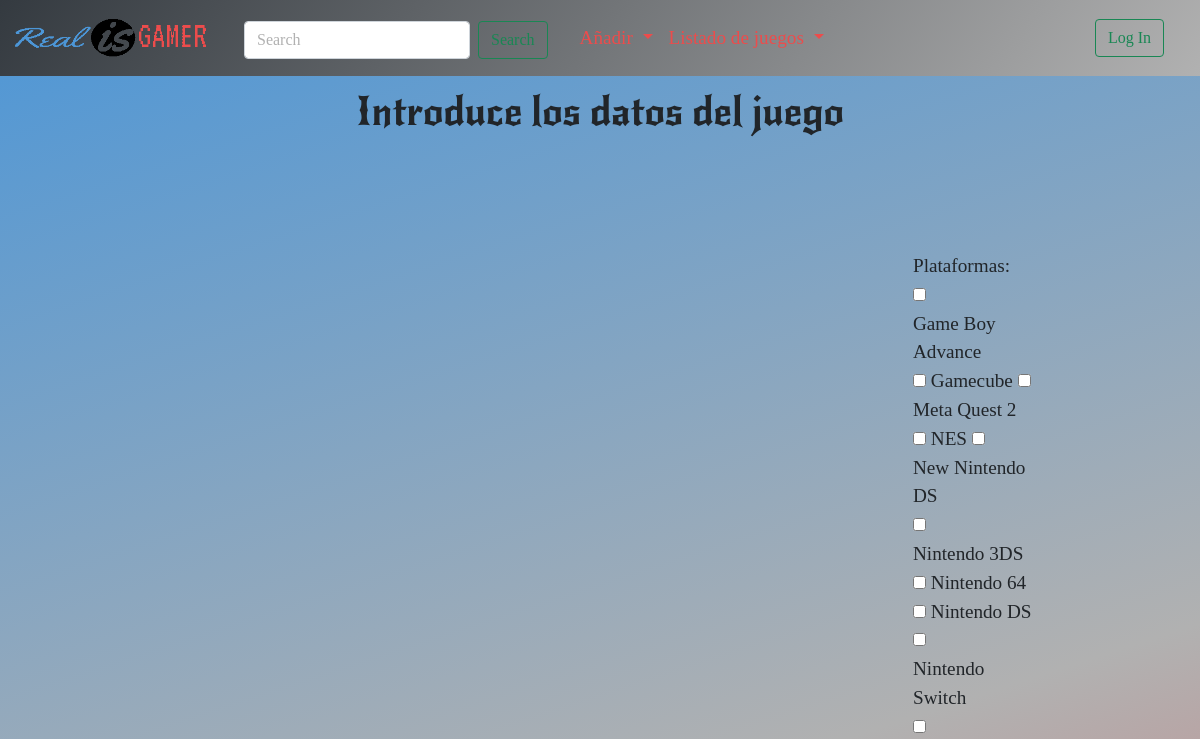
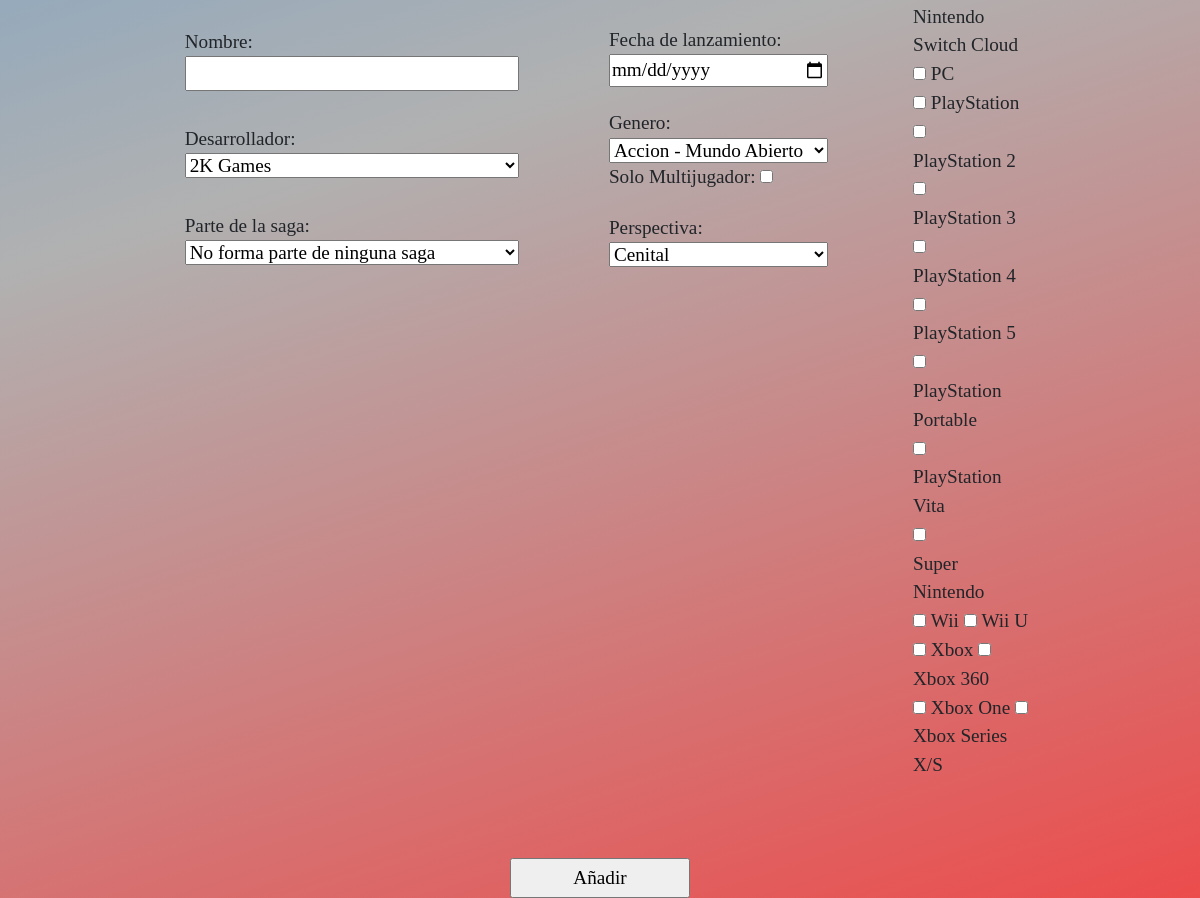
Before: /insertJuegoAdm.php with the older database file (2 pictures, top to bottom).
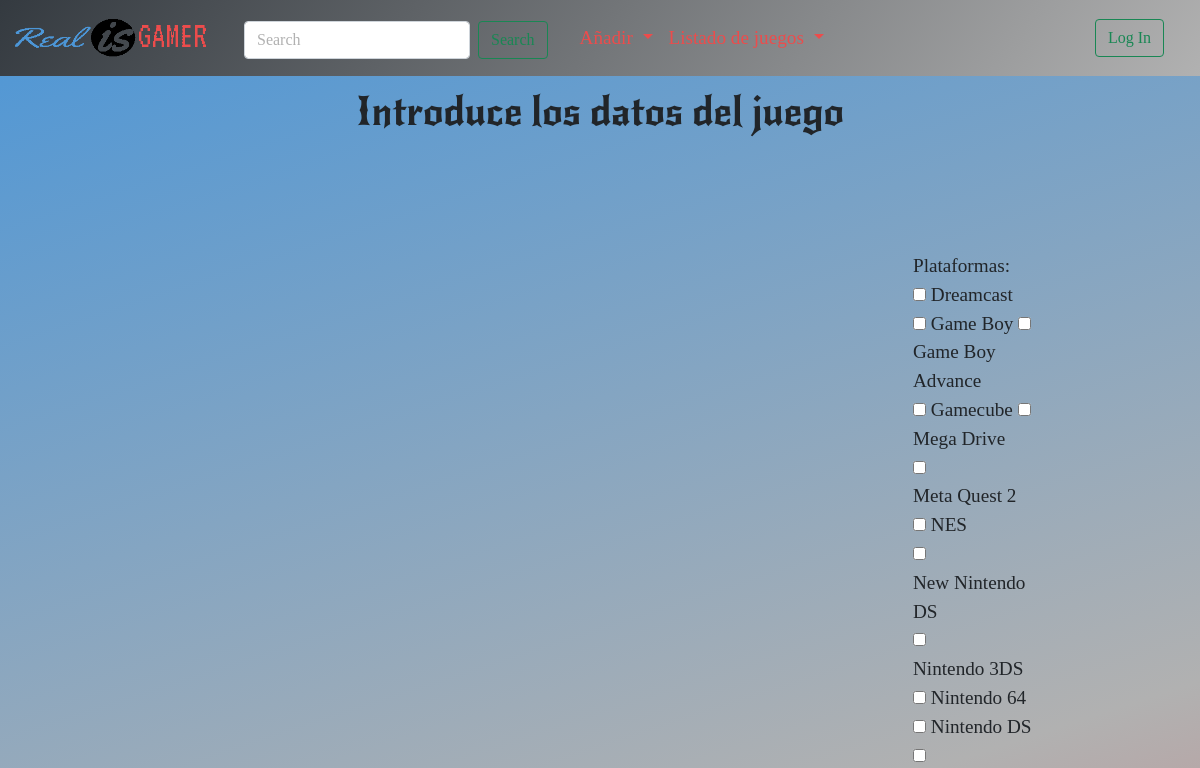
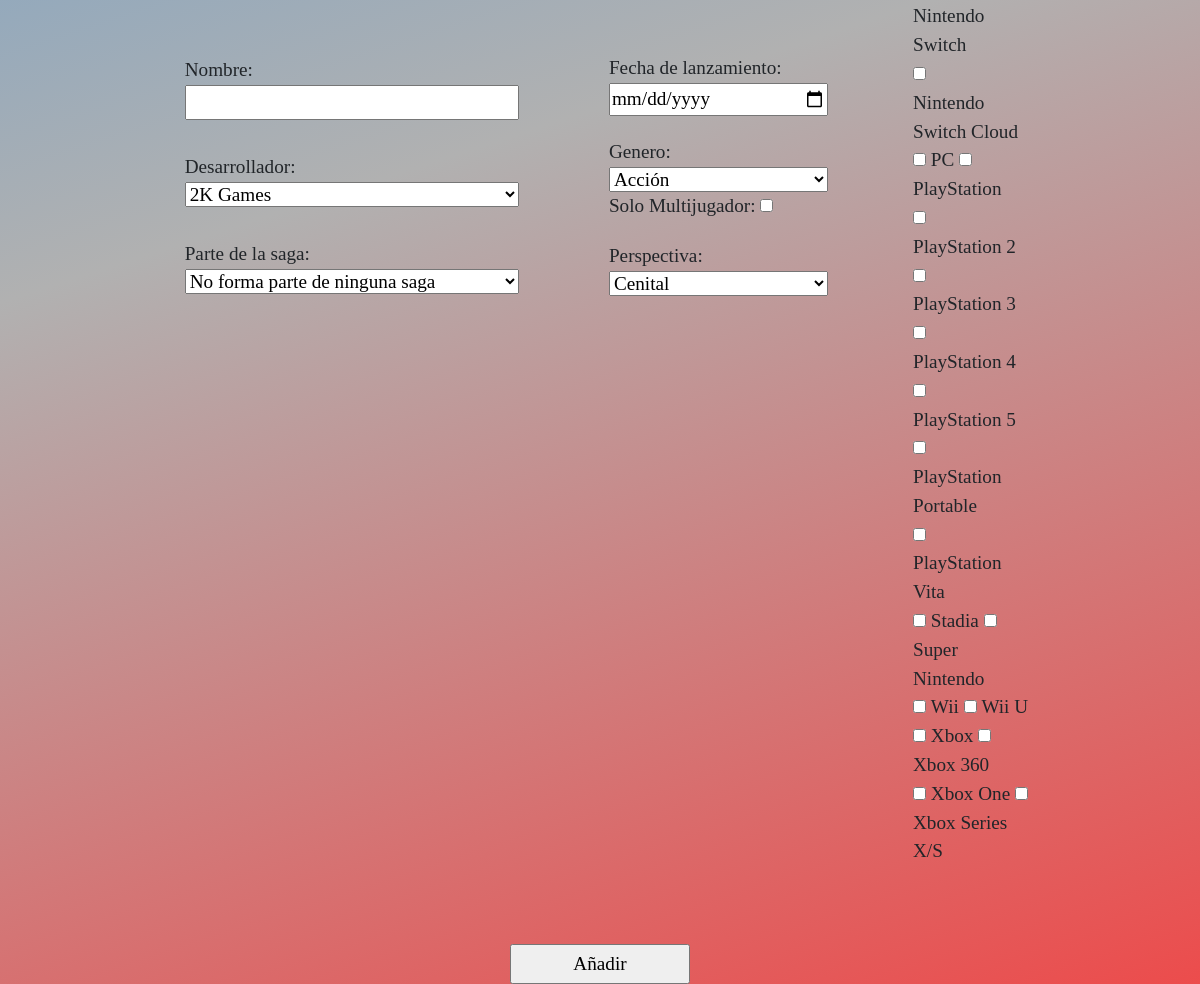
After: the same page with the newer database file (2 pictures, top to bottom).
### tables this page shows
CREATE TABLE `plataforma` (
  `id_plataforma` varchar(5) NOT NULL,
  `id_desarrollador` int(11) DEFAULT NULL,
  `nombre_plataforma` varchar(28) NOT NULL,
  `logo` varchar(5) DEFAULT NULL
);

### insertJuegoAdm.php (the view, shortened to what this page needs)
<!DOCTYPE html>
<html>
    <head>
        <?php include 'cabecera/head.php' ?>
    </head>
    <body>
    <?php
    include 'class/usuario.php';
    if (isset($_POST['anadir'])){
        $conn =conecta();
        $nombre = trim($_POST['nombre']);
        $idSaga = $_POST['idSaga'];
        $idDesarrollador = $_POST['desarrollador'];
        $lanazamiento = $_POST['lanzamiento'];
        if(isset($_POST['multijugador'])){$multijugador = $_POST['multijugador'];}
        $perspectiva = $_POST['perspectiva'];
        $ordenSaga = $_POST['ordenSaga'];
        if($idSaga == "null"){
            $queryI="INSERT INTO juego(nombre,id_desarrollador,lanzamiento,perspectiva,solo_multijugador) VALUES (?,?,?,?,?)";
            $stmt = $conn->prepare($queryI);
            $stmt ->bind_param("sissi",  $nombre,$idDesarrollador, $lanazamiento,$perspectiva,$multijugador);
            $stmt ->execute();
        }else{
            $queryI="INSERT INTO juego(nombre,id_saga,id_desarrollador,lanzamiento,perspectiva,solo_multijugador) VALUES (?,?,?,?,?,?)";
            $stmt = $conn->prepare($queryI);
            $stmt ->bind_param("ssissi",  $nombre, $idSaga,$idDesarrollador, $lanazamiento,$perspectiva,$multijugador);
            $stmt ->execute();
            $juego =$stmt->insert_id;
            $queryISaga="INSERT INTO orden_saga_juegos(id_saga,id_juego,orden) VALUES (?,?,?)";
            $stmt2 = $conn->prepare($queryISaga);
            $stmt2 ->bind_param("iii",$idSaga,$juego,$ordenSaga);
            $stmt2 ->execute();
            $queryI="INSERT INTO juego(imagen) VALUES (?)";
            $stmt = $conn->prepare($queryI);
            $stmt ->bind_param("s",$juego);
            $stmt ->execute();
        }
    if($stmt->affected_rows ==1){
        $plataformas[] =$_POST['plataformas'];
        $genero=$_POST['genero'];
        $juego =$stmt->insert_id;
        for($i=0;$i<sizeof($plataformas[0]);$i++){
            $plataformaID = $plataformas[0][$i];
            $queryI="INSERT INTO plataformas_juegos(id_plataforma,id_juego) VALUES (?,?)";
            $stmt = mysqli_prepare($conn, $queryI);
            $stmt ->bind_param("si",$plataformaID,$juego);
            $result = mysqli_execute($stmt);
        }
            $queryI="INSERT INTO genero_juegos(id_genero,id_juego) VALUES (?,?) ";
            $stmt = mysqli_prepare($conn, $queryI);
            $stmt ->bind_param("si",$genero,$juego);
            $result = mysqli_execute($stmt);
        ?>
    <div id='notificacion'>
        <h2 style='margin-left:30%; margin-right:30%; justify-content:center;'>Has añadido <br><span style="color:#ec4c4c; font-family: 'Megaman';"><?php echo $nombre ?></span><br> a la Base de Datos</h2>
    <?php }else{
          echo '<h2>Ha habido un problema.Vuelva a intentarlo mas tarde </h2>';
    }?>
        <button id="volver" style='margin-left:50%; margin-right:50%;'> <a href="index.php">Volver</a></button>
    </div> <?php }else{
        $conn = conecta();
        $queryS = "SELECT id_desarrollador, nombre_desarrollador FROM desarrollador ORDER BY nombre_desarrollador";
        $result = mysqli_query($conn, $queryS);
        $desarrolladores=[];
        while($fila=mysqli_fetch_assoc($result)){
            $desarrolladores[]=$fila;
        }
        $queryS = "SELECT id_genero,nombre_genero FROM genero";
        $result = mysqli_query($conn, $queryS);
        $generos = [];
        while ($row = mysqli_fetch_assoc($result)) {
            $generos[] = $row;
        }
        $queryS = "SELECT id_plataforma, nombre_plataforma FROM plataforma ORDER BY nombre_plataforma";
        $result = mysqli_query($conn, $queryS);
        $plataformas = [];
        while($row=$result->fetch_assoc()){
            $plataformas[]=$row;
        }
        $perspectivas = array('RV-First Person','RV-Third Person','Third Person','God Vision','Isometric','Scroll','First Person','Cenital','Lateral','Gestión de Menus','First & Third Person');
        sort($perspectivas);
        ?>
        <?php include 'cabecera/nav.php'; ?>
    <div id="body">
        <header><h1>Introduce los datos del juego</h1></header>
        <form action="<?php echo $_SERVER['PHP_SELF']; ?>" method="post">
            <div id="allCategories">
                <div class="col">
                    <div class="contCategoria">
                        <label>Nombre: </label>
                        <input type="text" name="nombre">
                    </div>
                    <div class="contCategoria">
                    <label>Desarrollador: </label>
                        <select name="desarrollador">
                            <?php for($i=0;$i<sizeof($desarrolladores);$i++){ ?>
                                <option value="<?php echo $desarrolladores[$i]['id_desarrollador'];?>"><?php echo $desarrolladores[$i]['nombre_desarrollador']; ?></option>
                            <?php } ?>
                        </select>
                    </div>
                    <div class="contCategoria">
                         <label>Parte de la saga: </label>
                         <select name='idSaga' id="saga" onclick="OrdenSaga()">
                              <option value="null" >No forma parte de ninguna saga</option>
                        </select>
                    </div>
                </div>
                <div class="col">
                    <div class="contCategoria">
                        <label>Fecha de lanzamiento: </label>
                        <input type="date" name="lanzamiento">
                    </div>
                    <div class="contCategoria">
                        <label>Genero: </label>
                        <select name="genero" >
                             <?php for($i=0;$i<sizeof($generos);$i++){ ?>
                            <option value="<?php echo $generos[$i]['id_genero'] ?>"><?php echo $generos[$i]['nombre_genero'] ?></option>
                            <?php } ?>
                        </select>
                        <span>
                            <label>Solo Multijugador: </label>
                            <input type="checkbox" name="multijugador" value="1" >
                        </span>
                    </div>
                    <div class="contCategoria">
                        <label>Perspectiva: </label>
                        <select name="perspectiva" >
                             <?php for($i=0;$i<sizeof($perspectivas);$i++){ ?>
                            <option><?php echo $perspectivas[$i] ?></option>
                            <?php } ?>
                        </select>
                    </div>
                </div>
                <div class="col">
                     <label>Plataformas: </label>
                    <div class="contPlataformas">
                             <?php for($i=0;$i<sizeof($plataformas);$i++){ ?>
                            <input type="checkbox" name="plataformas[]" value="<?php echo $plataformas[$i]['id_plataforma'] ?>" >
                            <label for="<?php echo $plataformas[$i]['id_plataforma'] ?>"><?php echo $plataformas[$i]['nombre_plataforma'] ?></label>
                            <?php
                            if($i % 2 == 0){
                                echo '<br>';
                             }} ?>
                    </div>
                </div>
            </div>
            <div id="button"> <input id="btnSubmit" type="submit" value="Añadir" name="anadir"> </div>
        </form>
        </div>
    <?php } ?>
    </body>
</html>

### cabecera/head.php
<?php
$filename = basename($_SERVER['PHP_SELF']);
$filename = ucfirst(substr($filename,0,strpos($filename,'.')));
 echo '<meta charset="UTF-8">
        <meta http-equiv="X-UA-Compatible" content="IE=edge">
        <meta name="viewport" content="width=device-width, initial-scale=1.0">
        <title>RealIsGamer - '.$filename.'</title>
        <link rel="icon" type="image/x-icon" href="images\favicon.ico">
        <link href="css/bootstrap.css" rel="stylesheet">
        <link href="css/index.css" rel="stylesheet">';

### cabecera/nav.php
<?php
 echo '<nav class="navbar navbar-expand-lg" >
            <div class="container-fluid">
                <button class="navbar-toggler" type="button" data-bs-toggle="collapse" data-bs-target="#navbarSupportedContent" aria-controls="navbarSupportedContent" aria-expanded="false" aria-label="Toggle navigation">
                    <span class="navbar-toggler-icon"></span>
                </button>
                '; isset($_SESSION["usuarioActivo"]) ?  $href="index.php": $href="index.html";echo'
                <a href= "';echo $href;echo'">
                    <div class="navbar-brand">
                        <img id="logo" src="images\newlogo.jpg" alt="Logo" width="50" height="50"  class="align-text-middle">
                        <img class="navbar-brand" src="images\brandname.png" width="200" height="50">
                    </div>
                </a>
                <div class="collapse navbar-collapse" id="navbarSupportedContent">
                    <form class="d-flex mt-1" role="search" action="info.php" method="post">
                        <input class="form-control me-2" type="search" placeholder="Search" aria-label="Search" name="nombre_juego">
                        <button class="btn btn-outline-success" type="submit" name="search">Search</button>
                    </form>
                    <ul class="navbar-nav me-auto mb-2 mb-lg-0  ms-4">
                        <li class="nav-item dropdown" >
                            <a class="nav-link dropdown-toggle" href="#" role="button" data-bs-toggle="dropdown" aria-expanded="false">
                                Añadir
                            </a>
                            <ul class="dropdown-menu">
                                <li> <a class="dropdown-item" id="btn_add_juego" href="'; if (isset($_SESSION["usuarioActivo"])){echo "insertJuegoAdm.php";}echo'"> Juego</a></li>
                                <li><a class="dropdown-item" href="#">Desarrolladora</a></li>
                                <li><hr class="dropdown-divider"></li>
                                <li><a class="dropdown-item" href="#">Something else here</a></li>
                            </ul>
                        </li>
                         <li class="nav-item dropdown">
                            <a class="nav-link dropdown-toggle" href="#" role="button" data-bs-toggle="dropdown" aria-expanded="false">
                                Listado de juegos
                            </a>
                            <ul class="dropdown-menu">
                                <li>
                                    <a class="dropdown-item" href="MostrarBD.php">Orden de entrada</a>
                                </li>
                                <li><a class="dropdown-item" href="Ranking.php">Ranking</a></li>
                            </ul>
                        </li>
                    </ul>
                </div>
                <div>
                            <li class="nav-item dropstart me-3" id="punto">
                                '; if (isset($_SESSION["usuarioActivo"])){
                                echo '<a class="nav-link rounded border" href="#" role="button" data-bs-toggle="dropdown" aria-expanded="false">
                                    <p>'; echo $usuarioActivo->getUser(); echo'<br>';
                                       echo $usuarioActivo->getTipo(); echo'</p>
                                </a>
                                <ul class="dropdown-menu">
                                    <li><a class="dropdown-item" href="perfil.php">Mi perfil</a></li>
                                    <li><a class="dropdown-item" href="cerrarSesion.php">Cerrar sesion</a></li>
                                </ul>
                            </li>';
                                }else{
                                   echo '<a href="login.php"> <button class="btn btn-outline-success me-2" type="button" >Log In</button></a></li>';
                                } echo '
                    </div>
            </div>
        </nav>';

### css/index.css (style rules this page uses)
:root { --primary-color:#4C96D7; --secondary-color:#B1B1B1; --third-color:#EC4C4C; }
body { height: fit-content; background-image: var(--bs-grad-pst); }
.navbar { background-image:var(--bs-grad-nav); width: 100%; }
li { color: var(--third-color); }
.nav-link { color:var(--third-color); }
#punto { list-style: none; }
nav { font-family: 'Adventure'; font-size: 1.2rem; }

### insertJuegoAdm.php (style rules this page uses)
header { display: flex; justify-content: center; font-family: "Yellowtail"; }
#body { display: flex; flex-direction: column; margin-top: 1%; }
#allCategories { display: flex; align-items: center; margin-top: 5%; margin-right: 10%; margin-left: 10%; }
.col { display:flex; flex-direction: column; margin: 5%; flex-wrap: wrap; }
.contCategoria { display: flex; flex-direction: column; margin: 5%; }
#button { display: flex; justify-content: center; margin-top: 30px; }
#btnSubmit { width: 180px; height: 40px; }
:root { --primary-color:#4C96D7; --secondary-color:#B1B1B1; --third-color:#EC4C4C; }
body { background-color: var(--secondary-color); }
.navbar { background-color: rgba(0, 0, 0, 0.888); }
li { color: var(--third-color); }
.nav-link { color:var(--third-color); }

Changed rows visible on the page:
added plataforma: nombre_plataforma "Dreamcast"
added plataforma: nombre_plataforma "Game Boy"
added plataforma: nombre_plataforma "Mega Drive"
added plataforma: nombre_plataforma "Stadia"
Other visible differences:
form field genero: "Accion - Mundo Abierto" → "Acción"
